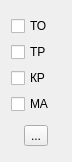
<?xml version="1.0" encoding="UTF-8"?>
<ui version="4.0">
 <class>WorkTypeWidget</class>
 <widget class="QWidget" name="WorkTypeWidget">
  <property name="geometry">
   <rect>
    <x>0</x>
    <y>0</y>
    <width>72</width>
    <height>162</height>
   </rect>
  </property>
  <property name="sizePolicy">
   <sizepolicy hsizetype="Fixed" vsizetype="Fixed">
    <horstretch>0</horstretch>
    <verstretch>0</verstretch>
   </sizepolicy>
  </property>
  <property name="windowTitle">
   <string>Form</string>
  </property>
  <layout class="QVBoxLayout" name="verticalLayout_2">
   <item>
    <layout class="QVBoxLayout" name="verticalLayout">
     <item>
      <widget class="QCheckBox" name="TOBox">
       <property name="text">
        <string>ТО</string>
       </property>
      </widget>
     </item>
     <item>
      <widget class="QCheckBox" name="TRBox">
       <property name="text">
        <string>ТР</string>
       </property>
      </widget>
     </item>
     <item>
      <widget class="QCheckBox" name="KRBox">
       <property name="text">
        <string>КР</string>
       </property>
      </widget>
     </item>
     <item>
      <widget class="QCheckBox" name="MABox">
       <property name="text">
        <string>МА</string>
       </property>
      </widget>
     </item>
    </layout>
   </item>
   <item>
    <layout class="QHBoxLayout" name="horizontalLayout">
     <property name="sizeConstraint">
      <enum>QLayout::SetDefaultConstraint</enum>
     </property>
     <item>
      <widget class="QToolButton" name="okButton">
       <property name="text">
        <string>...</string>
       </property>
      </widget>
     </item>
    </layout>
   </item>
  </layout>
 </widget>
 <resources/>
 <connections/>
</ui>
